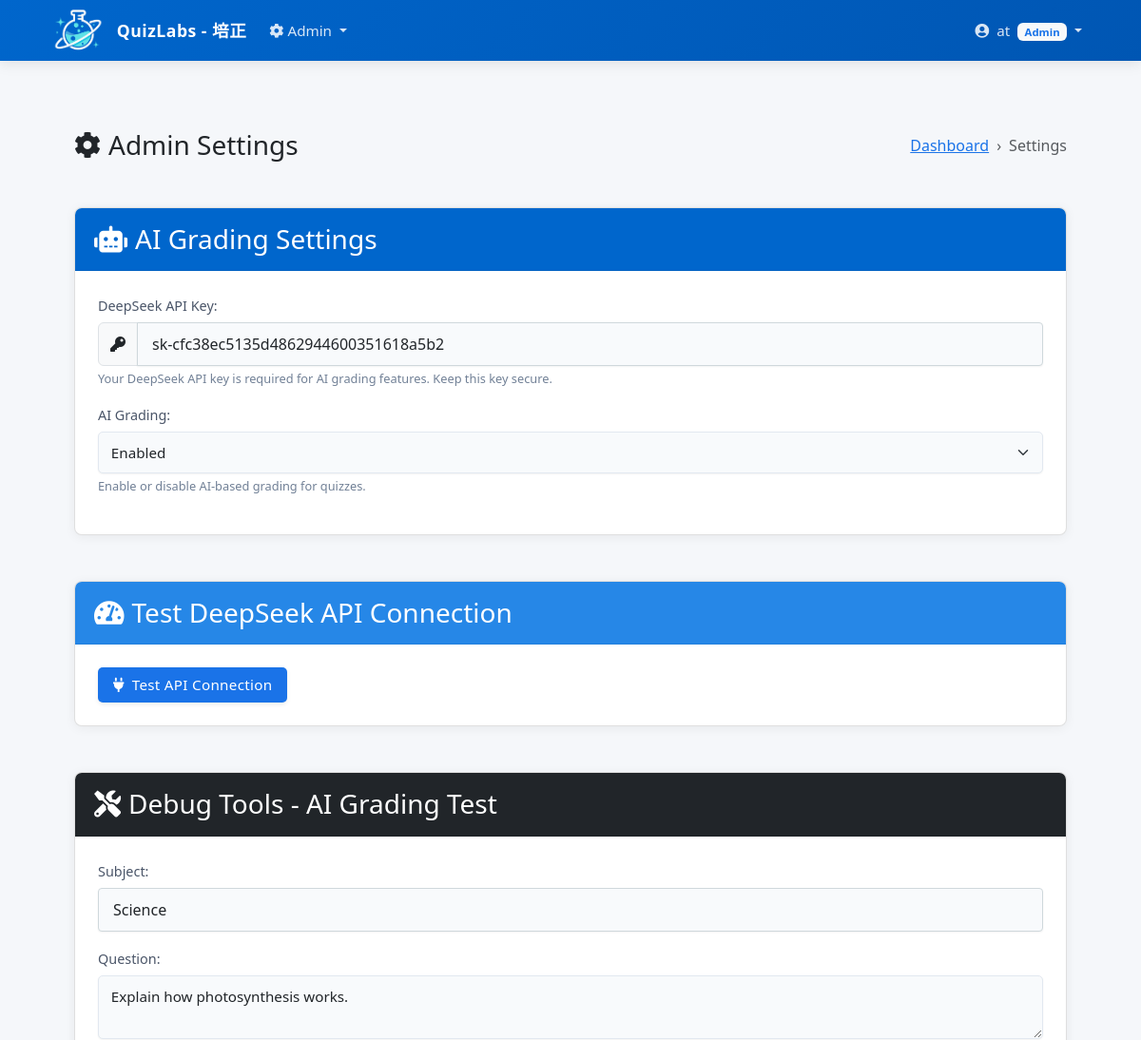
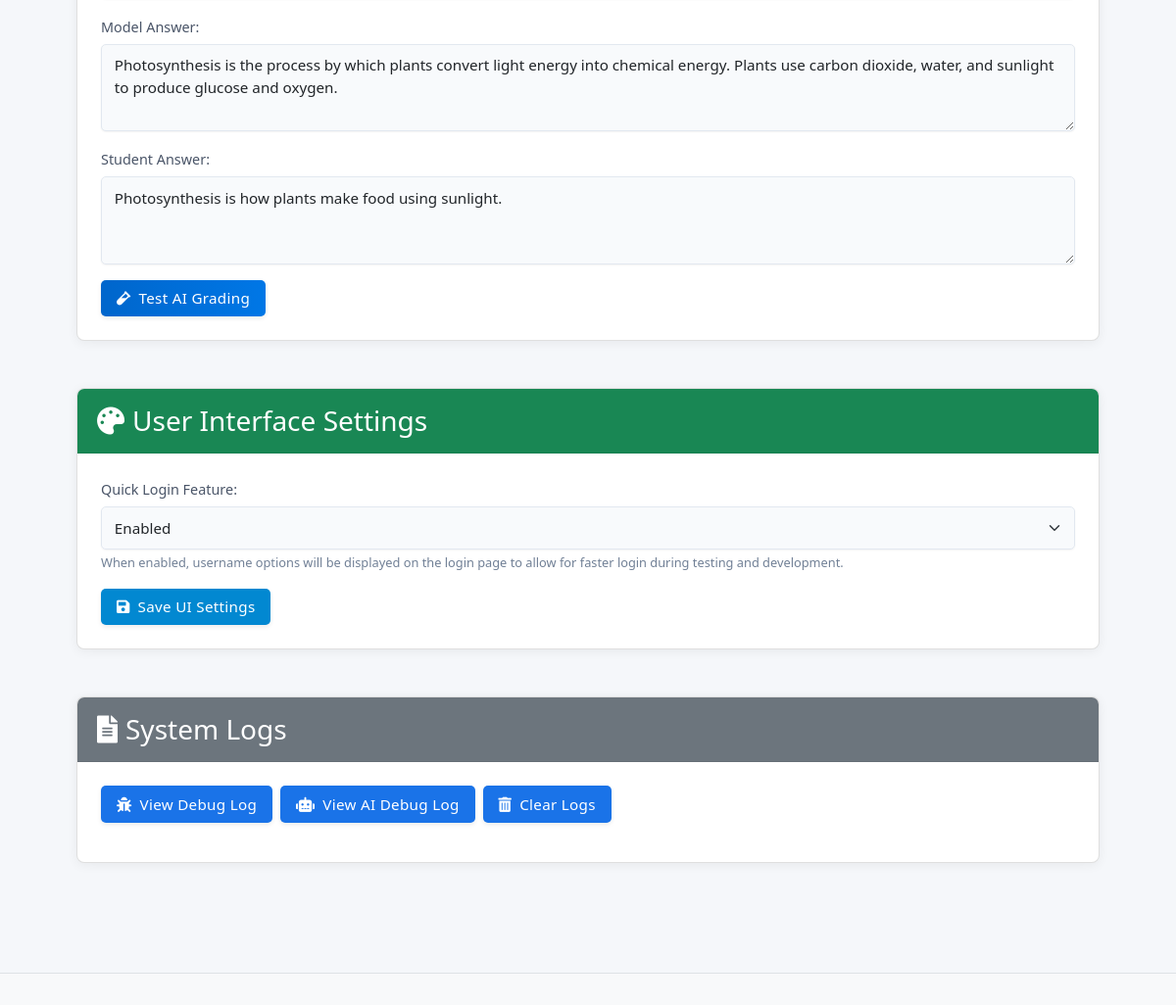
Screenshot of /admin/settings.php (signed in) with the database file from the repository (2 pictures, top to bottom).
### tables this page shows
CREATE TABLE settings (
                    id INTEGER PRIMARY KEY AUTOINCREMENT,
                    key TEXT UNIQUE NOT NULL,
                    value TEXT,
                    updated_by INTEGER,
                    updated_at TIMESTAMP DEFAULT CURRENT_TIMESTAMP,
                    FOREIGN KEY (updated_by) REFERENCES users(id)
                );

### lib/database/db.php (called while the page is built, shortened)
<?php
class Database {
    private $conn;
    public function __construct() {
        try {
            $dir = dirname(DB_FILE);
            $this->conn = new PDO("sqlite:" . DB_FILE);
            $this->conn->setAttribute(PDO::ATTR_ERRMODE, PDO::ERRMODE_EXCEPTION);
            $this->conn->exec('PRAGMA foreign_keys = ON');
            $this->conn->exec('
                CREATE TABLE IF NOT EXISTS settings (
                    id INTEGER PRIMARY KEY AUTOINCREMENT,
                    key TEXT UNIQUE NOT NULL,
                    value TEXT,
                    updated_by INTEGER,
                    updated_at TIMESTAMP DEFAULT CURRENT_TIMESTAMP,
                    FOREIGN KEY (updated_by) REFERENCES users(id)
                )
            ');
            $settingsCount = $this->single("SELECT COUNT(*) as count FROM settings", []);
            $this->query("INSERT OR IGNORE INTO settings (key, value) VALUES (?, ?)", ['quick_login_enabled', '1']);
        } catch(PDOException $e) {
            die("Connection failed: " . $e->getMessage());
        }
    }
    public function query($sql, $params = []) {
        try {
            $stmt = $this->conn->prepare($sql);
            $stmt->execute($params);
            return $stmt;
        } catch(PDOException $e) {
            die("Query failed: " . $e->getMessage());
        }
    }
    public function single($sql, $params = []) {
        $stmt = $this->query($sql, $params);
        return $stmt->fetch(PDO::FETCH_ASSOC);
    }
    public function resultSet($sql, $params = []) {
        $stmt = $this->query($sql, $params);
        return $stmt->fetchAll(PDO::FETCH_ASSOC);
    }
    public function getAllSettings() {
        return $this->resultSet("SELECT * FROM settings");
    }
}

### admin/settings.php (the view, shortened to what this page needs)
<?php
$db = new Database();
$settings = [];
$dbSettings = $db->getAllSettings();
foreach ($dbSettings as $setting) {
    $settings[$setting['key']] = $setting['value'];
}
$pageTitle = "Admin Settings";
?>
<?php require_once __DIR__ . '/../includes/header.php'; ?>
<div class="container py-4">
    <div class="row">
        <div class="col-12">
            <div class="d-sm-flex justify-content-between align-items-center mb-4">
                <h1 class="h3 mb-0 text-gray-800">
                    <i class="fas fa-cog me-2"></i><?php echo $pageTitle; ?>
                </h1>
                <ol class="breadcrumb mb-0">
                    <li class="breadcrumb-item"><a href="../admin">Dashboard</a></li>
                    <li class="breadcrumb-item active">Settings</li>
                </ol>
            </div>
        </div>
    </div>
    <div class="row mb-4">
        <div class="col-12">
            <div class="card">
                <div class="card-header bg-primary text-white">
                    <h3 class="card-title mb-0">
                        <i class="fas fa-robot me-2"></i>AI Grading Settings
                    </h3>
                </div>
                <div class="card-body">
                    <form action="<?= BASE_URL ?>/update_settings_db.php" method="post" class="form">
                        <div class="mb-3">
                            <label for="deepseek_api_key" class="form-label">DeepSeek API Key:</label>
                            <div class="input-group">
                                <span class="input-group-text"><i class="fas fa-key"></i></span>
                                <input
                                    type="text"
                                    id="deepseek_api_key"
                                    name="deepseek_api_key"
                                    value="<?php echo isset($settings['deepseek_api_key']) ? $settings['deepseek_api_key'] : ''; ?>"
                                    placeholder="Enter your DeepSeek API key"
                                    class="form-control"
                                >
                            </div>
                            <div class="form-text">
                                Your DeepSeek API key is required for AI grading features. Keep this key secure.
                            </div>
                        </div>
                        <div class="mb-3">
                            <label for="ai_grading_enabled" class="form-label">AI Grading:</label>
                            <select id="ai_grading_enabled" name="ai_grading_enabled" class="form-select">
                                <option value="1" <?php echo (isset($settings['ai_grading_enabled']) && $settings['ai_grading_enabled'] == '1') ? 'selected' : ''; ?>>Enabled</option>
                            </select>
                            <div class="form-text">
                                Enable or disable AI-based grading for quizzes.
                            </div>
                        </div>
                    </form>
                </div>
            </div>
        </div>
    </div>
    <div class="row mb-4">
        <div class="col-12">
            <div class="card">
                <div class="card-header bg-info text-white">
                    <h3 class="card-title mb-0">
                        <i class="fas fa-tachometer-alt me-2"></i>Test DeepSeek API Connection
                    </h3>
                </div>
                <div class="card-body">
                    <form action="" method="post">
                        <button type="submit" name="test_api" class="btn btn-info">
                            <i class="fas fa-plug me-2"></i>Test API Connection
                        </button>
                    </form>
                </div>
            </div>
        </div>
    </div>
    <div class="row mb-4">
        <div class="col-12">
            <div class="card">
                <div class="card-header bg-dark text-white">
                    <h3 class="card-title mb-0">
                        <i class="fas fa-tools me-2"></i>Debug Tools - AI Grading Test
                    </h3>
                </div>
                <div class="card-body">
                    <form action="<?= BASE_URL ?>/ajax.php" method="post" class="form" id="ai-grading-test-form">
                        <div class="row mb-3">
                            <div class="col-12">
                                <label for="test_subject" class="form-label">Subject:</label>
                                <input type="text" id="test_subject" name="subject" value="Science" class="form-control">
                            </div>
                        </div>
                        <div class="row mb-3">
                            <div class="col-12">
                                <label for="test_question" class="form-label">Question:</label>
                                <textarea id="test_question" name="question" class="form-control" rows="2">Explain how photosynthesis works.</textarea>
                            </div>
                        </div>
                        <div class="row mb-3">
                            <div class="col-12">
                                <label for="test_model_answer" class="form-label">Model Answer:</label>
                                <textarea id="test_model_answer" name="model_answer" class="form-control" rows="3">Photosynthesis is the process by which plants convert light energy into chemical energy. Plants use carbon dioxide, water, and sunlight to produce glucose and oxygen.</textarea>
                            </div>
                        </div>
                        <div class="row mb-3">
                            <div class="col-12">
                                <label for="test_student_answer" class="form-label">Student Answer:</label>
                                <textarea id="test_student_answer" name="student_answer" class="form-control" rows="3">Photosynthesis is how plants make food using sunlight.</textarea>
                            </div>
                        </div>
                        <button type="submit" class="btn btn-primary">
                            <i class="fas fa-vial me-2"></i>Test AI Grading
                        </button>
                    </form>
                </div>
            </div>
        </div>
    </div>
    <div class="row mb-4">
        <div class="col-12">
            <div class="card">
                <div class="card-header bg-success text-white">
                    <h3 class="card-title mb-0">
                        <i class="fas fa-palette me-2"></i>User Interface Settings
                    </h3>
                </div>
                <div class="card-body">
                    <form action="<?= BASE_URL ?>/update_settings_db.php" method="post" class="form">
                        <div class="mb-3">
                            <label for="quick_login_enabled" class="form-label">Quick Login Feature:</label>
                            <select id="quick_login_enabled" name="quick_login_enabled" class="form-select">
                                <option value="1" <?php echo (isset($settings['quick_login_enabled']) && $settings['quick_login_enabled'] == '1') ? 'selected' : ''; ?>>Enabled</option>
                            </select>
                            <div class="form-text">
                                When enabled, username options will be displayed on the login page to allow for faster login during testing and development.
                            </div>
                        </div>
                        <button type="submit" class="btn btn-success">
                            <i class="fas fa-save me-2"></i>Save UI Settings
                        </button>
                    </form>
                </div>
            </div>
        </div>
    </div>
    <div class="row mb-4">
        <div class="col-12">
            <div class="card">
                <div class="card-header bg-secondary text-white">
                    <h3 class="card-title mb-0">
                        <i class="fas fa-file-alt me-2"></i>System Logs
                    </h3>
                </div>
                <div class="card-body">
                    <div class="d-flex gap-2 mb-3">
                        <button class="btn btn-outline-primary" id="view-debug-log">
                            <i class="fas fa-bug me-2"></i>View Debug Log
                        </button>
                        <button class="btn btn-outline-info" id="view-ai-debug-log">
                            <i class="fas fa-robot me-2"></i>View AI Debug Log
                        </button>
                        <button class="btn btn-outline-danger" id="clear-logs">
                            <i class="fas fa-trash-alt me-2"></i>Clear Logs
                        </button>
                    </div>
                </div>
            </div>
        </div>
    </div>
<?php require_once __DIR__ . '/../includes/footer.php'; ?>
</body>
</html>

### assets/css/style.css (style rules this page uses)
:root { --primary-color: #1a73e8; --primary-dark: #0d47a1; --primary-light: #4dabf5; --secondary-color: #90caf9; --secondary-dark: #5d99c6; --accent-color: #2c3e50; --text-color: #2c3e50; --light-text: #546e7a; --lightest-text: #78909c; --background-color: #ffffff; --light-background: #f5f9ff; --border-color: #cfd8dc; --success-color: #0288d1; --danger-color: #d32f2f; --warning-color: #0d47a1; --info-color: #03a9f4; --box-shadow: 0 0.125rem 0.25rem rgba(26, 115, 232, 0.1); --box-shadow-sm: 0 0.125rem 0.25rem rgba(26, 115, 232, 0.1); --box-shadow-md: 0 0.5rem 1rem rgba(26, 115, 232, 0.15); --box-shadow-lg: 0 1rem 3rem rgba(26, 115, 232, 0.175); --border-radius: 0.5rem; --transition: all 0.3s ease; --spacing-xs: 0.5rem; --spacing-sm: 1rem; --spacing-md: 1.5rem; --spacing-lg: 2.5rem; --spacing-xl: 4rem; }
.bg-primary { background-color: var(--primary-color) !important; }
.btn-primary { background-color: var(--primary-color); border-color: var(--primary-color); }
.btn-outline-primary { color: var(--primary-color); border-color: var(--primary-color); }
a { color: var(--primary-color); transition: var(--transition); }
.card { box-shadow: var(--box-shadow); border: 0; transition: transform 0.2s ease, box-shadow 0.2s ease; width: 100%; }
.card-body p, .card-body div, .card-text { white-space: normal; word-wrap: break-word; overflow-wrap: break-word; }
.card-header { font-weight: 500; }
.breadcrumb-item + .breadcrumb-item::before { content: "›"; }
input[type="text"], input[type="password"], input[type="email"], textarea, select { width: 100%; padding: 10px 15px; border: 1px solid var(--border-color); border-radius: 4px; font-size: 1rem; transition: border-color 0.3s; }
.btn { display: inline-block; padding: 10px 20px; background-color: var(--primary-color); color: white; border: none; border-radius: 4px; cursor: pointer; font-size: 1rem; transition: background-color 0.3s; }
.btn-primary { background-color: var(--primary-color); }
.btn-success { background-color: var(--success-color); }
html, body { min-height: 100vh; margin: 0; padding: 0; }
body { background-color: #f5f7fa; padding-top: 72px; }
.card { border-radius: 8px; border: none; box-shadow: 0 2px 12px rgba(0, 0, 0, 0.06); transition: all 0.3s ease; margin: 0 0 1.5rem 0; overflow: hidden; width: 100%; }
.card-header { border-bottom: 1px solid rgba(0, 0, 0, 0.05); background-color: rgba(0, 0, 0, 0.02); padding: 1rem 1.25rem; border-top-left-radius: 8px; border-top-right-radius: 8px; font-size: 1.05rem; font-weight: 600; }
.card-header.bg-primary { background-color: #0066cc !important; color: white; }
.card-body { padding: 1.5rem; }
.btn { padding: 0.45rem 1rem; border-radius: 5px; font-weight: 500; font-size: 0.95rem; transition: all 0.3s ease; border: none; box-shadow: 0 2px 5px rgba(0, 0, 0, 0.08); letter-spacing: 0.3px; }
.btn-primary { background-color: #0066cc; background-image: linear-gradient(to right, #0066cc, #0077e6); }
.form-control, .form-select { padding: 0.6rem 0.8rem; border-radius: 5px; border: 1px solid #e2e8f0; background-color: #f8fafc; font-size: 0.95rem; transition: all 0.2s ease; box-shadow: 0 1px 2px rgba(0, 0, 0, 0.05); }
.form-label { font-weight: 500; font-size: 0.9rem; margin-bottom: 0.4rem; color: #4a5568; }
.form-text { font-size: 0.8rem; color: #718096; }
.container { padding-left: 1.5rem; padding-right: 1.5rem; }
.py-4 { padding-top: 2rem !important; padding-bottom: 2rem !important; }

### assets/css/ui-components.css (style rules this page uses)
:root { --primary: #4F46E5; --primaryHover: #4338CA; --secondary: #6b7280; --secondaryHover: #4b5563; --success: #10b981; --danger: #ef4444; --warning: #f59e0b; --info: #3b82f6; --light: #f3f4f6; --dark: #1f2937; --background: #ffffff; --text: #374151; --muted: #9ca3af; --border: #e5e7eb; }

### assets/css/quiz-cards.css (style rules this page uses)
.card-title { word-break: break-word; overflow-wrap: break-word; }
.card { transition: transform 0.2s, box-shadow 0.2s; }
.card { border: 1px solid rgba(0, 0, 0, 0.125); }

### rows the page displays
settings: deepseek_api_key "sk-cfc38ec5135d4862944600351618a5b2", ai_grading_enabled "Enabled", quick_login_enabled "Enabled"

### other values shown
$_SESSION['username'] "at"
$_SESSION['role'] "Admin"
$pageTitle "Admin Settings"
